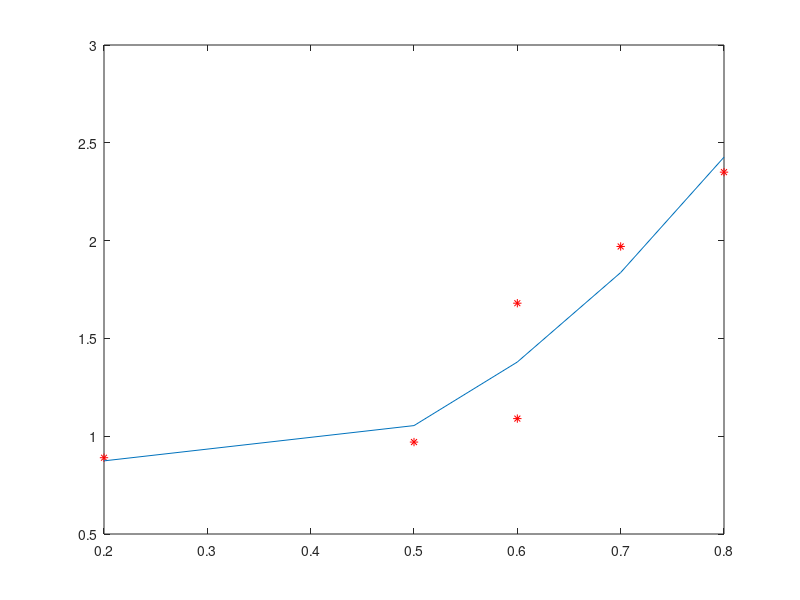
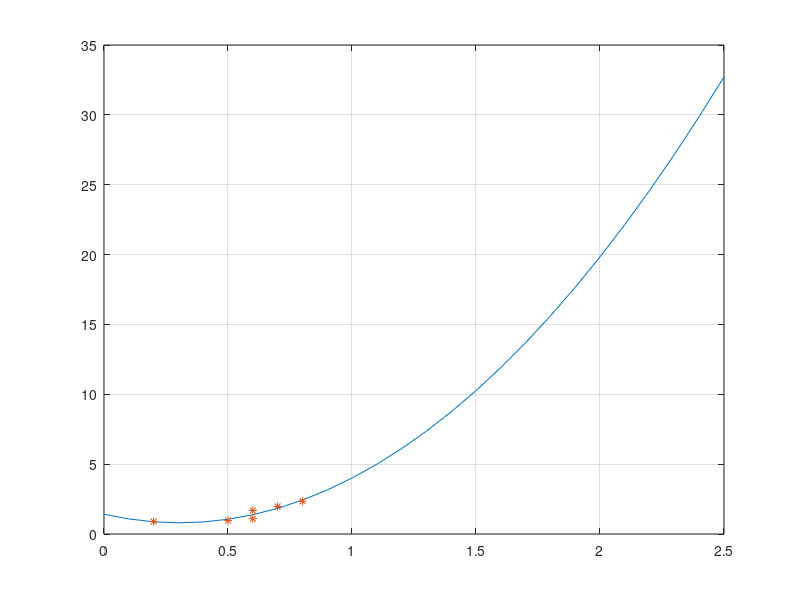

Write the MATLAB code that produced these figures, in order.
x=[0.2 0.5 0.6 0.6 0.7 0.8];
y=[0.89 0.97 1.09 1.68 1.97 2.35];
c=polyfit(x,y,2)
d=polyval(c,x);
plot(x,y,'*r');
hold on
plot(x,d)
axis on
%sau
figure(2)
A=[ones(size(x')) x' (x').^2];
%solutia acestui sistem este data de urmatoarea comanda
X=A\(y')
%realizam in continuare si reprezentarea grafica
T=(0:0.1:2.5)';
Y=[ones(size(T)) T T.^2]*X;
plot(T,Y,'-',x',y','*')
grid on

